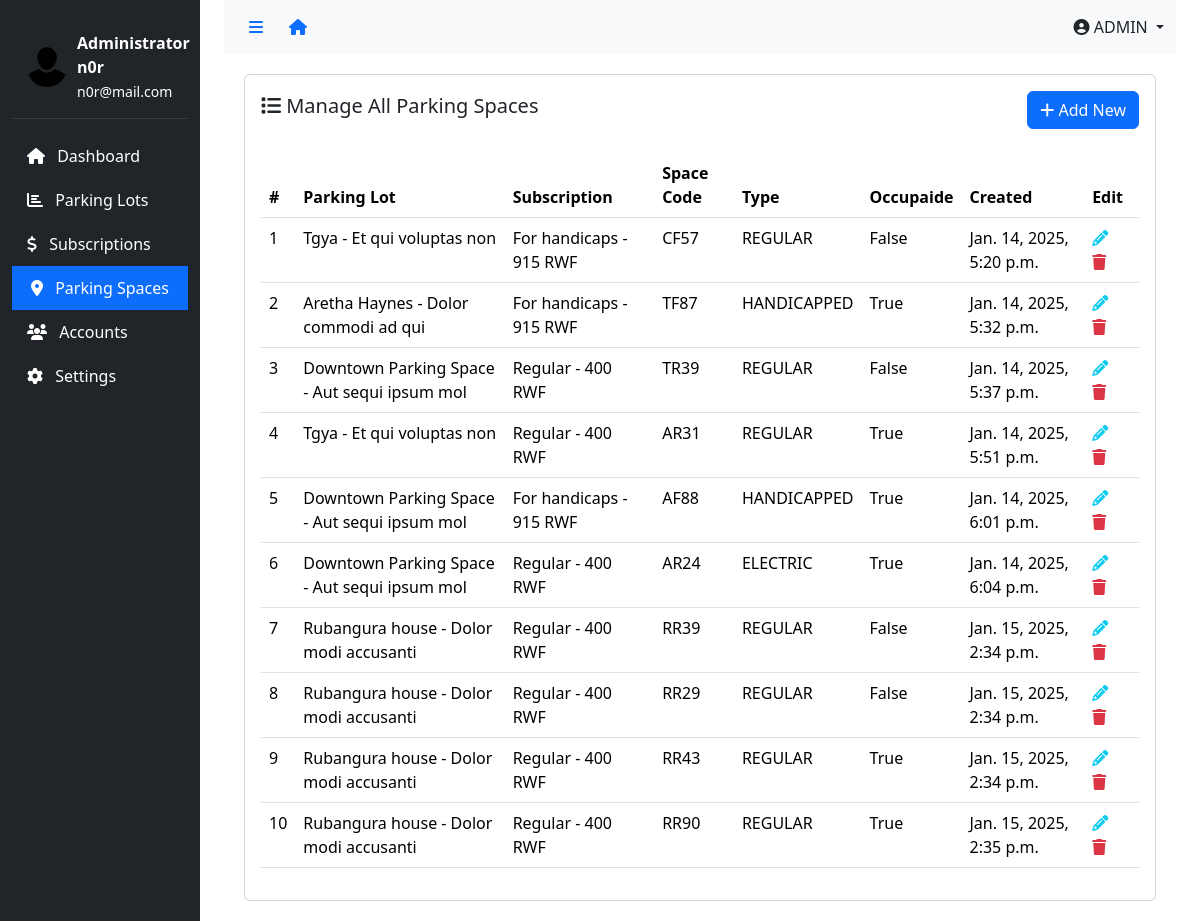
Page /dashboard/parkingspace (signed in) on the earlier database version.
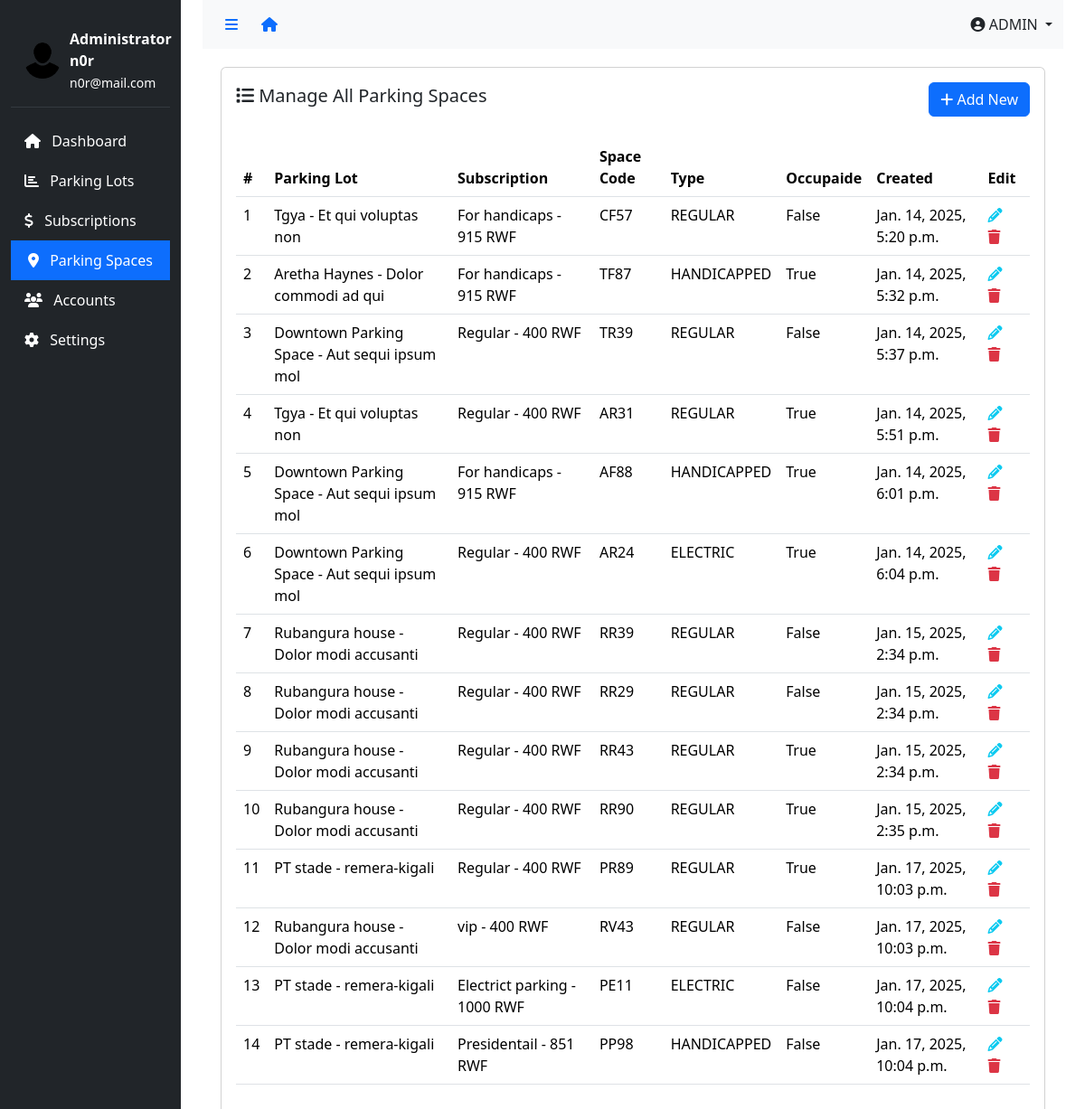
Same page on the later database version.
### app/models.py (models this page shows, shortened)
class User(AbstractUser):
    class Role(models.TextChoices):
        ATTENDANTS = "ATTENDANTS", "Attendants"
        ADMIN = "ADMIN", "Admin"
        CLIENT = "CLIENT", "Client"
    role = models.CharField(
        max_length=50,
        choices=Role.choices,
        default=Role.CLIENT  # Set default role to CLIENT
    )
    phone_number = models.CharField(
        validators=[phone_regex],
        max_length=10,
        unique=True,
        null=True
    )
    groups = models.ManyToManyField(
        'auth.Group',
        related_name='users',
        blank=True,
        help_text='The groups this user belongs to.'
    )
    user_permissions = models.ManyToManyField(
        'auth.Permission',
        related_name='users',
        blank=True,
        help_text='Specific permissions for this user.'
    )

class ParkingSpace(models.Model):
    parking_lot = models.ForeignKey('ParkingLot', on_delete=models.PROTECT, related_name='parking_spaces')
    subscription = models.ForeignKey('Subscription', on_delete=models.SET_NULL, null=True, blank=True)
    space_code = models.CharField(max_length=6, unique=True)
    type = models.CharField(max_length=20, choices=SPACE_TYPE_CHOICES, default='REGULAR')
    status = models.BooleanField(default=False)
    created_at = models.DateTimeField(auto_now_add=True)

class ParkingLot(models.Model):
    name = models.CharField(max_length=255, unique=True)
    gpsLocation = models.CharField(max_length=255)
    address = models.CharField(max_length=255)
    type = models.CharField(max_length=20, choices=[('ON STREET', 'On Street'), ('OFF STREET', 'Off Street')], default='ON STREET')
    capacity = models.IntegerField()
    restrictions = models.CharField(max_length=255, blank=True, null=True)  # Store as a comma-separated string
    security = models.BooleanField(default=False)
    lighting = models.BooleanField(default=False)
    chargingStation = models.BooleanField(default=False)
    manager_1 = models.ForeignKey('User', related_name='primary_manager', null=True, on_delete=models.SET_NULL)
    manager_2 = models.ForeignKey('User', related_name='secondary_manager', null=True, blank=True, on_delete=models.SET_NULL)
    created_at = models.DateTimeField(auto_now_add=True)
    def __str__(self):
        return f"{self.name} - {self.address}"

class Subscription(models.Model):
    name = models.CharField(max_length=255, unique=True)
    price = models.IntegerField()
    discount_rate = models.PositiveIntegerField(validators=[MaxValueValidator(100)])
    terms = models.TextField()
    created_at = models.DateTimeField(auto_now_add=True)
    def __str__(self):
        return f"{self.name} - {self.price} RWF"

### app/views.py (the view)
# urls.py: path('dashboard/parkingspace', views.parkingspace, name="parkingspace"),
def parkingspace(request):
    parkingspace = ParkingSpace.objects.all()
    context = {'parkingspaces': parkingspace, 'active_menu': 'parkingspace'}
    return render(request, 'dashboard/parkingspace.html', context)

### app/templates/app/dashboard/parkingspace.html (shortened to what this page needs)
{% extends 'dashboard/base.html' %}
{% block content %}
<div class="content">
    <div class="card">
        <div class="card-body">
            <div class="d-flex justify-content-between align-items-center">
                <h5 class="card-title"><i class="fas fa-list"></i> Manage All Parking Spaces</h5>
        <a href="{% url 'create_parking_space' %}" class="btn btn-primary"><i class="fas fa-plus"></i> Add New</a>
    </div>
<br>
            <div class="table-responsive">
                <table class="table table-hover" id="activityTable">
                    <thead>
                        <tr>
                            <th>#</th>
                            <th>Parking Lot</th>
                            <th>Subscription</th>
                            <th>Space Code</th>
                            <th>Type</th>
                            <th>Occupaide</th>
                            <th>Created</th>
                            <th>Edit</th>
                        </tr>
                    </thead>
                    <tbody>
                        {% for parkspace in parkingspaces %}
                        <tr>
                            <td>{{ parkspace.id }}</td>
                            <td>{{ parkspace.parking_lot }}</td>
                            <td>{{ parkspace.subscription }}</td>
                            <td>{{ parkspace.space_code }}</td>
                            <td>{{ parkspace.type}}</td>
                            <td>{{ parkspace.status}}</td>
                            <td>{{ parkspace.created_at}}</td>
                            <td>
                                <a href="{% url 'update_parking_space' parkspace.pk %}"><i class="fas fa-pencil text-info"></i></a>&nbsp;&nbsp;&nbsp;&nbsp;
                                <a href="{% url 'delete_parking_space' parkspace.pk %}"><i class="fas fa-trash text-danger"></i></a>
                            </td>
                        </tr>
                        {% empty %}
                        <tr>
                            <td colspan="9" class="text-center">No Parking Space found</td>
                        </tr>
                        {% endfor %}
                    </tbody>
                </table>
            </div>
        </div>
    </div>
</div>
</div>
</div>
{% endblock %}

### app/templates/app/dashboard/base.html (shortened to what this page needs)
{% load static %}
<!DOCTYPE html>
<html lang="en">
<head>
  <link href="https://cdnjs.cloudflare.com/ajax/libs/bootstrap/5.3.2/css/bootstrap.min.css" rel="stylesheet" />
  <link href="https://cdnjs.cloudflare.com/ajax/libs/font-awesome/6.4.2/css/all.min.css" rel="stylesheet" />
  <link href="https://cdnjs.cloudflare.com/ajax/libs/datatables/1.10.21/css/jquery.dataTables.min.css"
    rel="stylesheet" />
</head>
<body>
  <div class="container-fluid">
    <div class="row">
      {% if request.user.role == "ADMIN" %}
      {% include '../dashboard/includes/admin-sidebar.html' %}
      {% elif request.user.role == "ATTENDANTS" %}
      {% include '../dashboard/includes/attendant-sidebar.html' %}
      {% elif request.user.role == "CLIENT" %}
      {% include '../dashboard/includes/client-sidebar.html' %}
      {% else %}
      <p>No sidebar available for your role.</p>
      {% endif %}
      <div class="col-md-9 col-lg-10 ms-sm-auto px-md-4">
        {% include '../dashboard/includes/nav.html' %}
        {% block content %}{% endblock %}
      </div>
</body>
</html>

### app/templates/app/dashboard/includes/admin-sidebar.html
{% load static %}
<div class="col-md-3 col-lg-2 d-md-block sidebar" id="sidebar">
  <div class="position-sticky pt-3">
    <div class="user-info d-flex align-items-center">
      <img src="{% static 'img/pngwing.com.png' %}" alt="User" class="rounded-circle" />
      <div>
        <div class="fw-bold">Administrator</div>
        <div class="fw-bold">{{ user.username }}</div>
        <small>{{ user.email }}</small>
      </div>
    </div>
    <ul class="nav flex-column">
      <li class="nav-item">
        <a class="sidebar-link {% if active_menu == 'dashboard' %}active{% endif %}" href="{% url 'dashboard' %}" data-page="dashboard">
          <i class="fas fa-home me-2"></i> Dashboard
        </a>
      </li>
      <li class="nav-item">
        <a class="sidebar-link {% if active_menu == 'parking' %}active{% endif %}" href="{% url 'parking' %}" data-page="analytics">
          <i class="fas fa-chart-bar me-2"></i> Parking Lots
        </a>
      </li>
      <li class="nav-item">
        <a class="sidebar-link {% if active_menu == 'subscriptions' %}active{% endif %}" href="{% url 'subscriptions' %}" data-page="analytics">
          <i class="fas fa-dollar me-2"></i> Subscriptions
        </a>
      </li>
      <li class="nav-item">
        <a class="sidebar-link {% if active_menu == 'parkingspace' %}active{% endif %}" href="{% url 'parkingspace' %}" data-page="analytics">
          <i class="fas fa-location-dot me-2"></i> Parking Spaces
        </a>
      </li>
      <li class="nav-item">
        <a class="sidebar-link {% if active_menu == 'uaccounts' %}active{% endif %}" href="{% url 'uaccounts' %}" data-page="users">
          <i class="fas fa-users me-2"></i> Accounts
        </a>
      </li>
      <li class="nav-item">
        <a class="sidebar-link {% if active_menu == 'settings' %}active{% endif %}" href="#" data-page="settings">
          <i class="fas fa-cog me-2"></i> Settings
        </a>
      </li>
    </ul>
  </div>
</div>

### app/templates/app/dashboard/includes/nav.html (shortened to what this page needs)
<nav class="navbar navbar-expand-lg navbar-light bg-light">
  <div class="container-fluid d-flex align-items-center">
    <div class="d-flex align-items-center">
      <button class="btn btn-link" id="sidebarToggle">
        <i class="fas fa-bars"></i>
      </button>
      <a href="/" class="btn btn-link">
        <i class="fas fa-house"></i>
      </a>
    </div>
    <div class="ms-auto d-flex align-items-center">
      <div class="dropdown">
        <a class="nav-link dropdown-toggle" href="#" role="button" data-bs-toggle="dropdown">
          <i class="fas fa-user-circle"></i> {{ user.role }}
        </a>
      </div>
    </div>
  </div>
</nav>

### app/templates/app/dashboard/base.html (style rules this page uses)
.sidebar { min-height: 100vh; background: #212529; transition: all 0.3s; }
.sidebar-link { color: #fff; text-decoration: none; padding: 10px 15px; display: block; transition: all 0.3s; }
.sidebar-link:hover, .sidebar-link.active { background: #343a40; color: #fff; border-left: 4px solid #0d6efd; }
.sidebar-link.active { background: #0d6efd; }
.content { padding: 20px; }
#sidebarToggle { cursor: pointer; }
.user-info { color: white; padding: 15px; border-bottom: 1px solid #343a40; margin-bottom: 15px; }
.user-info img { width: 40px; height: 40px; margin-right: 10px; }

Differences in the rows shown:
added ParkingSpace: id "11", parking_lot "PT stade - remera-kigali", subscription "Regular - 400 RWF", space_code "PR89", type "REGULAR", status "True", created_at "Jan. 17, 2025, 10:03 p.m."
added ParkingSpace: id "12", parking_lot "Rubangura house - Dolor modi accusanti", subscription "vip - 400 RWF", space_code "RV43", type "REGULAR", status "False", created_at "Jan. 17, 2025, 10:03 p.m."
added ParkingSpace: id "13", parking_lot "PT stade - remera-kigali", subscription "Electrict parking - 1000 RWF", space_code "PE11", type "ELECTRIC", status "False", created_at "Jan. 17, 2025, 10:04 p.m."
added ParkingSpace: id "14", parking_lot "PT stade - remera-kigali", subscription "Presidentail - 851 RWF", space_code "PP98", type "HANDICAPPED", status "False", created_at "Jan. 17, 2025, 10:04 p.m."
